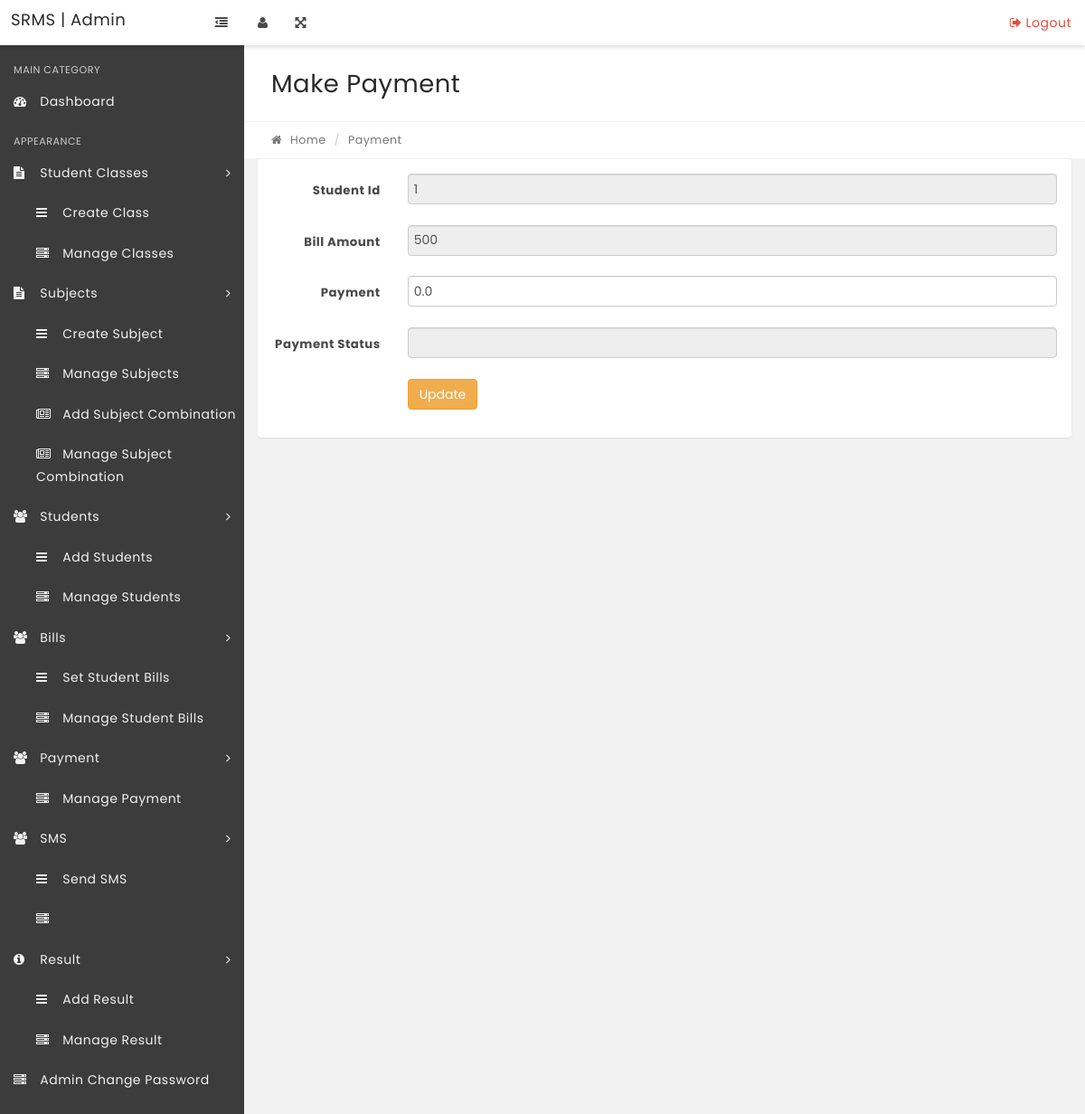
Screenshot of /make-payment.php?id=1 with the database file from the repository.
### tables this page shows
CREATE TABLE `tblaccounts` (
  `id` int(11) NOT NULL,
  `studentNumber` varchar(250) NOT NULL,
  `billamount` varchar(250) NOT NULL,
  `paymentAmount` varchar(250) DEFAULT NULL,
  `term` varchar(250) DEFAULT NULL,
  `academicYear` varchar(250) DEFAULT NULL,
  `paymentStatus` varchar(250) DEFAULT NULL
);

### make-payment.php (the view, shortened to what this page needs)
<?php
include('includes/config.php');
if (strlen($_SESSION['alogin']) == "") {
    header("Location: index.php");
} else {
    $id = intval($_GET['id']);
}
?>
    <!DOCTYPE html>
    <html lang="en">
    <head>
                <link rel="stylesheet" href="css/bootstrap.min.css" media="screen">
                <link rel="stylesheet" href="css/font-awesome.min.css" media="screen">
                <link rel="stylesheet" href="css/animate-css/animate.min.css" media="screen">
                <link rel="stylesheet" href="css/lobipanel/lobipanel.min.css" media="screen">
                <link rel="stylesheet" href="css/prism/prism.css" media="screen">
                <link rel="stylesheet" href="css/select2/select2.min.css">
                <link rel="stylesheet" href="css/main.css" media="screen">
    </head>
    <body class="top-navbar-fixed">
        <div class="main-wrapper">
            <?php include('includes/topbar.php'); ?>
            <div class="content-wrapper">
                <div class="content-container">
                    <?php include('includes/leftbar.php'); ?>
                    <div class="main-page">
                        <div class="container-fluid">
                            <div class="row page-title-div">
                                <div class="col-md-6">
                                    <h2 class="title">Make Payment</h2>
                                </div>
                            </div>
                            <div class="row breadcrumb-div">
                                <div class="col-md-6">
                                    <ul class="breadcrumb">
                                        <li><a href="dashboard.php"><i class="fa fa-home"></i> Home</a></li>
                                        <li class="active">Payment</li>
                                    </ul>
                                </div>
                            </div>
                        </div>
                        <div class="container-fluid">
                            <div class="row">
                                <div class="col-md-12">
                                    <div class="panel">
                                        <div class="panel-body">
                                            <form class="form-horizontal" method="post">
                                                <?php
                                               $sql = "SELECT * From tblaccounts where id=:id";
                                               $query = $dbh->prepare($sql);
                                                $query->bindParam(':id', $id, PDO::PARAM_STR);
                                                $query->execute();
                                                $results = $query->fetchAll(PDO::FETCH_OBJ);
                                                if ($query->rowCount() > 0) {
                                                    foreach ($results as $result) {  ?>
                                                        <div class="form-group">
                                                            <label for="default" class="col-sm-2 control-label">Student Id</label>
                                                            <div class="col-sm-10">
                                                            <input type="number" name="studentNumber" class="form-control" id="studentNumber" value="<?php echo htmlentities($result->studentNumber) ?>" required="required" autocomplete="off" readonly>
                                                            </div>
                                                        </div>
                                                        <div class="form-group">
                                                            <label for="default" class="col-sm-2 control-label">Bill Amount</label>
                                                            <div class="col-sm-10">
                                                                <input type="text" name="billAmount" class="form-control" id="billAmount" value="<?php echo htmlentities($result->billamount) ?>" required="required" autocomplete="off" readonly>
                                                            </div>
                                                        </div>
                                                        <div class="form-group">
                                                            <label for="default" class="col-sm-2 control-label">Payment</label>
                                                            <div class="col-sm-10">
                                                                <input type="number" name="paymentAmount" class="form-control" id="paymentAmount" value="<?php echo htmlentities($result->paymentAmount) ?>" required="required" autocomplete="off">
                                                            </div>
                                                        </div>
                                                        <div class="form-group">
                                                            <label for="default" class="col-sm-2 control-label">Payment Status</label>
                                                            <div class="col-sm-10">
                                                                <input type="text" name="paymentStatus" class="form-control" id="paymentStatus" value="<?php echo htmlentities($result->paymentStatus) ?>" readonly>
                                                            </div>
                                                        </div>
                                                <?php }
                                                } ?>
                                                <div class="form-group">
                                                    <div class="col-sm-offset-2 col-sm-10">
                                                        <button type="submit" name="submit" class="btn btn-warning">Update</button>
                                                    </div>
                                                </div>
                                            </form>
                                        </div>
                                    </div>
                                </div>
                            </div>
                        </div>
                    </div>
                </div>
            </div>
    </body>
    </html>

### rows the page displays
tblaccounts: studentNumber "1", billAmount "500", paymentAmount "0.0"
